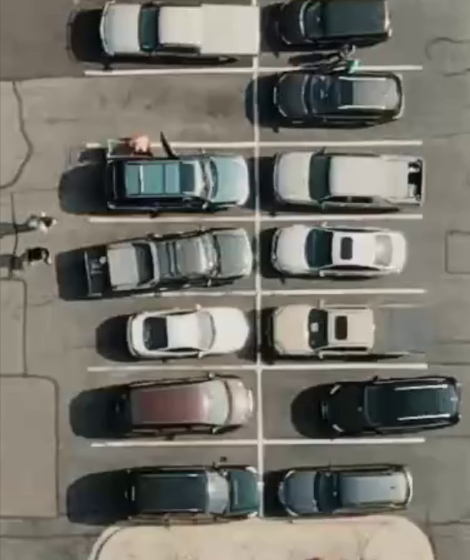
#> input picture parkifymodel/parkingcrop2.png, 940 x 1120 px, found by its file name (shown at 1/2 size)
$ python test.py
#> lines starting #> are read from the running program, lines starting #| are printed output that depends on the picture
import cv2
from skimage import io, color
import sklearn
import pandas
import skimage
import matplotlib
from skimage.transform import resize
import matplotlib.pyplot as plt

parking_image_test = 'C:\\Users\\dasak\\HackAi\\ParkingLotAvailability\\parkifymodel\\parkingcrop2.png'
parking_image_test2 = io.imread(parking_image_test,0)
#> parking_image_test2 is the input picture: shape (1120, 940, 4); mean R, G, B, A 115.6, 113.5, 105.5, 255
parking_image_test3 = resize(parking_image_test2,(455,380))
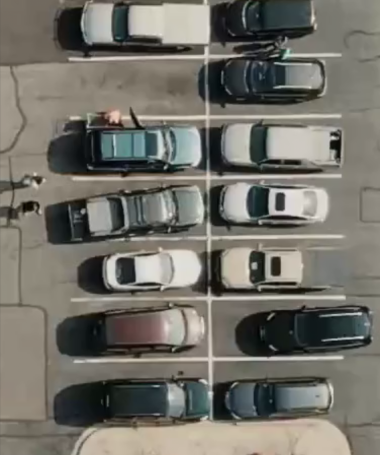
#> parking_image_test3: shape (455, 380, 4) float64; mean R, G, B, A 0.453, 0.445, 0.414, 1

cv2.imshow('frame', parking_image_test3)
cv2.waitKey(0)
cv2.destroyAllWindows()

$ run again, with parkifymodel/1920_1080_image2.png copied over parkifymodel/parkingcrop2.png
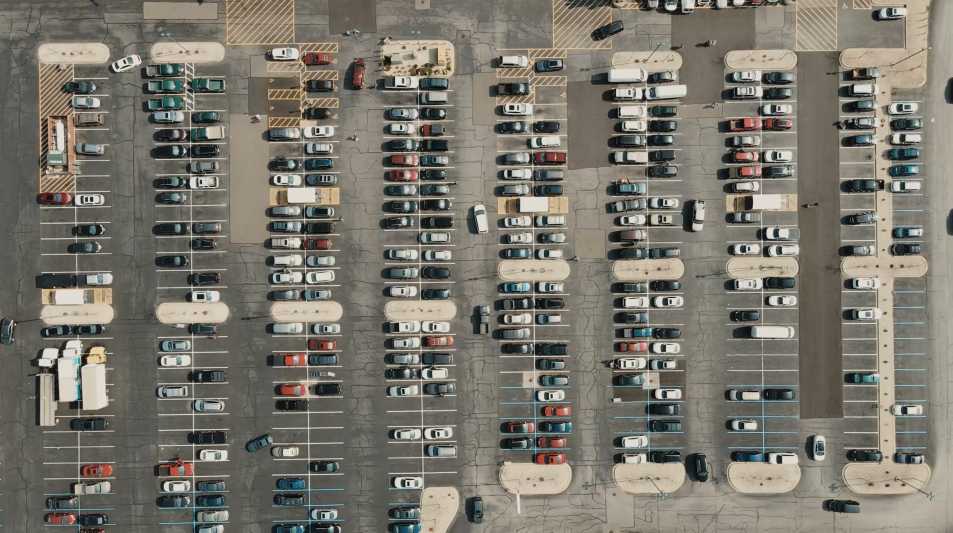
#> input picture parkifymodel/1920_1080_image2.png, 1905 x 1065 px, found by its file name (shown at 1/2 size)
#> parking_image_test2 is the input picture: shape (1065, 1905, 4); mean R, G, B, A 121.7, 118.3, 108.6, 255
#> `parking_image_test3 = resize(parking_image_test2,(455,380))`:
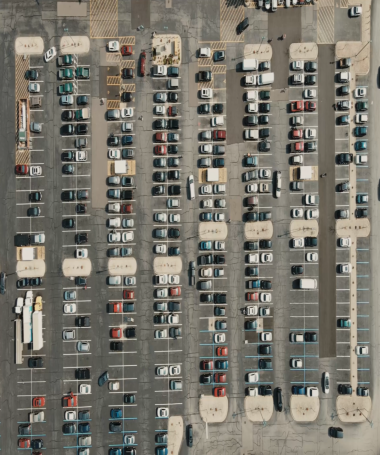
#> parking_image_test3: shape (455, 380, 4) float64; mean R, G, B, A 0.477, 0.464, 0.426, 1; transparent parts drawn white
